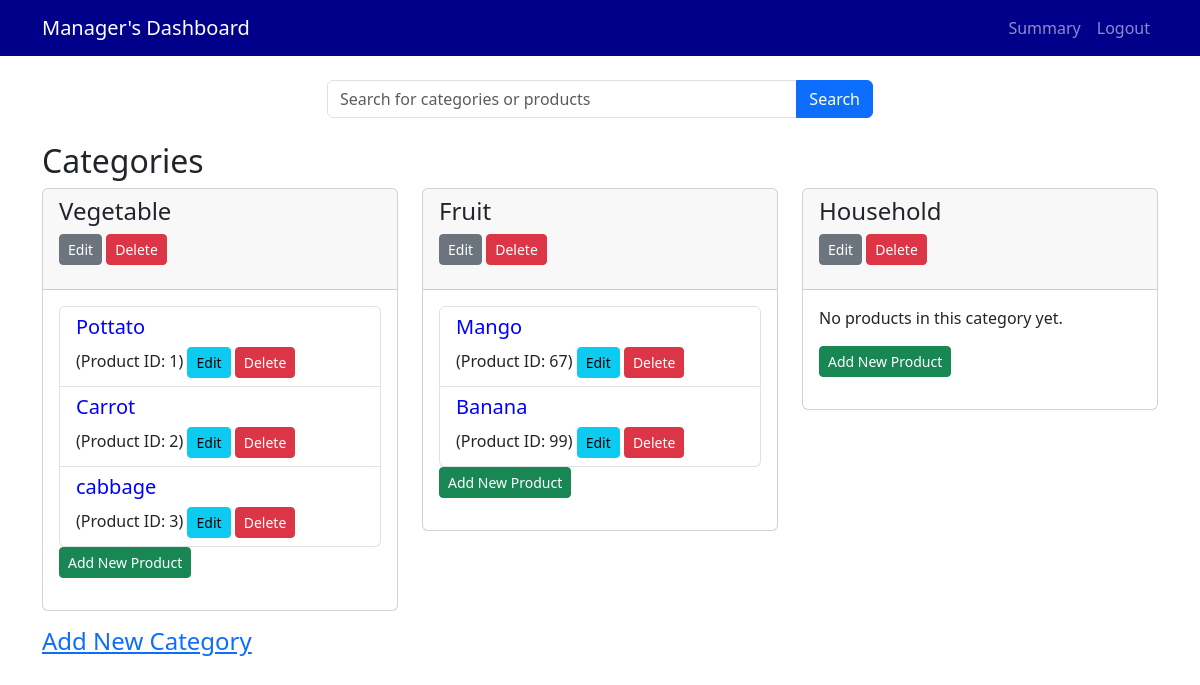
Screenshot of /manager_dashboard with the database file from the repository.
### yadav.py (models this page shows)
class Category(db.Model):
    id = db.Column(db.Integer, primary_key=True)
    name = db.Column(db.String(100), nullable=False)
    products = db.relationship('Product', backref='category', lazy=True)

class Product(db.Model):
    product_id = db.Column(db.Integer, primary_key=True)
    name = db.Column(db.String(100), nullable=False)
    unit=db.Column(db.String, nullable=False)
    price = db.Column(db.Float, nullable=False)
    exp=db.Column(db.String, nullable=False)
    stock = db.Column(db.Float,nullable=False)
    category_id = db.Column(db.Integer, db.ForeignKey('category.id',ondelete='CASCADE'), nullable=False)

### yadav.py (the view)
@app.route('/manager_dashboard')
def manager_dashboard():
    categories = Category.query.all()
    return render_template('manager_dashboard.html', categories=categories)

### Templates/manager_dashboard.html (shortened to what this page needs)
<!DOCTYPE html>
<html>
<head>
    <link rel="stylesheet" href="https://cdnjs.cloudflare.com/ajax/libs/bootstrap/5.3.0/css/bootstrap.min.css">
</head>
<body>
    <nav class="navbar navbar-expand-lg navbar-dark " style="background-color:darkblue;">
        <div class="container">
            <a class="navbar-brand" href="#">Manager's Dashboard</a>
            <div class="collapse navbar-collapse" id="navbarNav">
                <ul class="navbar-nav ms-auto">
                    <li class="nav-item">
                        <a class="nav-link" href="/product_summary">Summary</a>
                    </li>
                    <li class="nav-item">
                        <a class="nav-link" href="/manager_logout">Logout</a>
                    </li>
                </ul>
            </div>
        </div>
    </nav>
<div class="container mt-4">
    <div class="row mt-4">
        <div class="col-md-6 offset-md-3">
            <form action="{{ url_for('search_admin') }}" method="get" class="input-group">
                <input type="text" name="query" class="form-control" placeholder="Search for categories or products">
                <button type="submit" class="btn btn-primary">Search</button>
            </form>
        </div>
    </div>
</div>
    <div class="container mt-4">
        <div class="row">
            <div class="col">
                <h2>Categories</h2>
            </div>
        </div>
        <div class="row">
            {% if categories %}
                {% for category in categories %}
                    <div class="col-md-4">
                        <div class="card mb-3">
                            <div class="card-header text-dark">
                                <h4 onclick="return false;">{{ category.name }}</h4>
                                <p>
                                    <a href="{{ url_for('edit_category', id=category.id) }}" class="btn btn-sm btn-secondary">Edit</a>
                                    <a href="{{ url_for('delete_category', id=category.id) }}" class="btn btn-sm btn-danger">Delete</a>
                                </p>
                            </div>
                            <div class="card-body">
                                {% if category.products %}
                                    <ul class="list-group">
                                        {% for product in category.products %}
                                            <li class="list-group-item">
                                                <h3 style="color:Blue; font-size:20px;">{{ product.name }}</h3> (Product ID: {{ product.product_id }})
                                                <a href="{{ url_for('edit_product', product_id=product.product_id) }}" class="btn btn-sm btn-info">Edit</a>
                                                <a href="{{ url_for('delete_product', product_id=product.product_id) }}" class="btn btn-sm btn-danger">Delete</a>
                                            </li>
                                        {% endfor %}
                                    </ul>
                                {% else %}
                                    <p>No products in this category yet.</p>
                                {% endif %}
                                <p>
                                    <a href="{{ url_for('add_product') }}" class="btn btn-sm btn-success">Add New Product</a>
                                </p>
                            </div>
                        </div>
                    </div>
                {% endfor %}
            {% else %}
                <div class="col">
                    <p>No category added yet.</p>
                </div>
            {% endif %}
            <a href="/add_category"><h4>Add New Category</h4></a>
        </div>
    </div>
</body>
</html>

### rows the page displays
Category: name "Vegetable"
Product: name "Pottato", product_id "1"
Product: name "Carrot", product_id "2"
Product: name "cabbage", product_id "3"
Category: name "Fruit"
Product: name "Mango", product_id "67"
Product: name "Banana", product_id "99"
Category: name "Household", shows "No products in this category yet."
